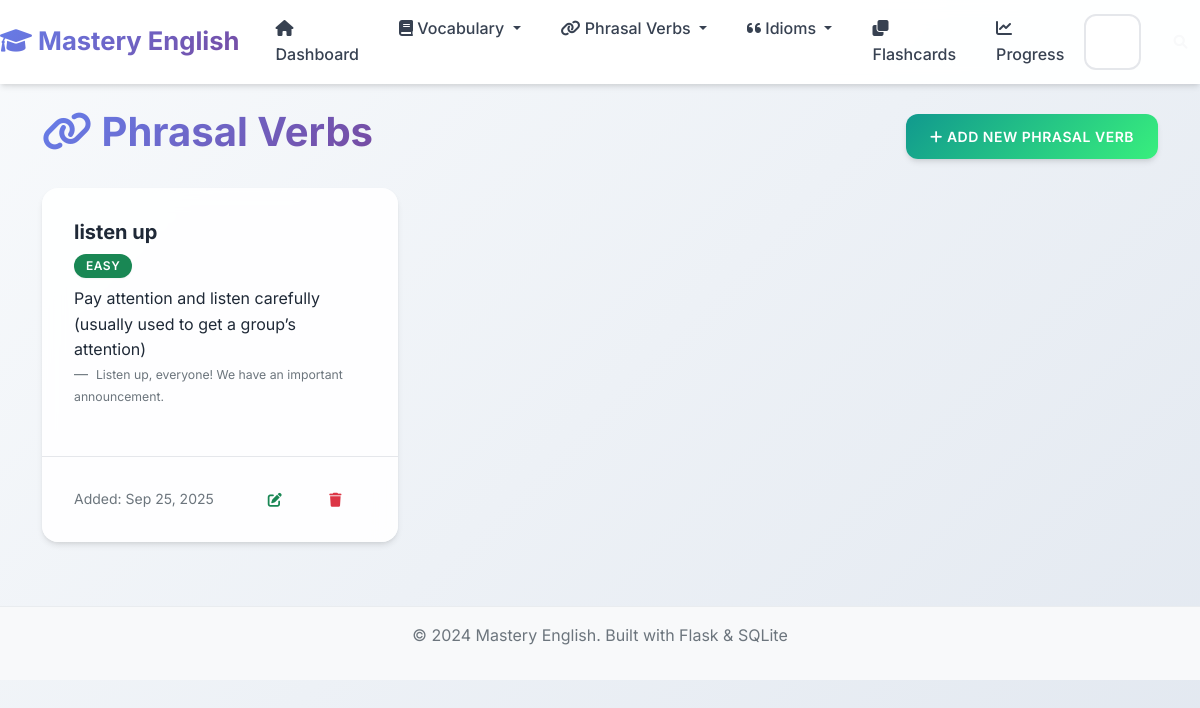
/phrasal-verbs, run on an earlier commit of the app's database.
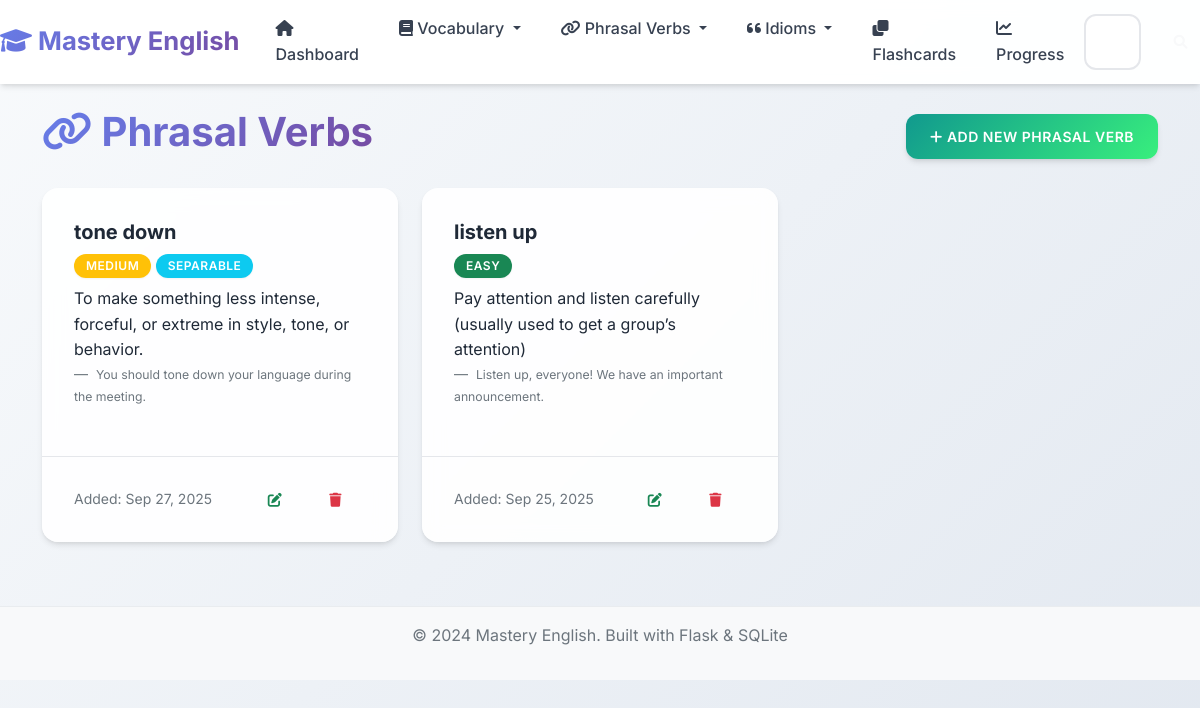
And on a later commit of the database.
### app.py (models this page shows, shortened)
class PhrasalVerb(db.Model):
    __tablename__ = 'phrasal_verbs'
    id = db.Column(db.Integer, primary_key=True)
    phrasal_verb = db.Column(db.String(100), nullable=False)
    meaning = db.Column(db.Text, nullable=False)
    example_sentence = db.Column(db.Text)
    separable = db.Column(db.Boolean, default=False)
    difficulty_level = db.Column(db.String(20), default='medium')
    date_added = db.Column(db.DateTime, default=datetime.utcnow)
    times_practiced = db.Column(db.Integer, default=0)
    last_practiced = db.Column(db.DateTime)
    mastery_level = db.Column(db.Integer, default=0)

### app.py (the view)
@app.route('/phrasal-verbs')
def phrasal_verbs_list():
    page = request.args.get('page', 1, type=int)
    phrasal_verbs = PhrasalVerb.query.order_by(PhrasalVerb.date_added.desc()).paginate(
        page=page, per_page=10, error_out=False)
    return render_template('phrasal_verbs_list.html', phrasal_verbs=phrasal_verbs)

### templates/phrasal_verbs_list.html (shortened to what this page needs)
{% extends "base.html" %}
{% block content %}
<div class="row">
    <div class="col-12">
        <div class="d-flex justify-content-between align-items-center mb-4">
            <h1>
                <i class="fas fa-link"></i> Phrasal Verbs
            </h1>
            <a href="{{ url_for('add_phrasal_verb') }}" class="btn btn-success">
                <i class="fas fa-plus"></i> Add New Phrasal Verb
            </a>
        </div>
    </div>
</div>
{% if phrasal_verbs.items %}
    <div class="row">
        {% for phrasal in phrasal_verbs.items %}
            <div class="col-md-6 col-lg-4 mb-3">
                <div class="card h-100">
                    <div class="card-body">
                        <h5 class="card-title">{{ phrasal.phrasal_verb }}</h5>
                        <span class="badge bg-{% if phrasal.difficulty_level == 'easy' %}success{% elif phrasal.difficulty_level == 'hard' %}danger{% else %}warning{% endif %} mb-2">
                            {{ phrasal.difficulty_level.title() }}
                        </span>
                        {% if phrasal.separable %}
                            <span class="badge bg-info mb-2">Separable</span>
                        {% endif %}
                        <p class="card-text">{{ phrasal.meaning }}</p>
                        {% if phrasal.example_sentence %}
                            <blockquote class="blockquote-footer">
                                <small>{{ phrasal.example_sentence }}</small>
                            </blockquote>
                        {% endif %}
                    </div>
                    <div class="card-footer bg-transparent">
                        <div class="d-flex justify-content-between align-items-center">
                            <small class="text-muted">
                                Added: {{ phrasal.date_added.strftime('%b %d, %Y') }}
                            </small>
                            <div class="btn-group" role="group">
                                <a href="{{ url_for('edit_phrasal_verb', id=phrasal.id) }}" class="btn btn-sm btn-outline-success">
                                    <i class="fas fa-edit"></i>
                                </a>
                                <button type="button" class="btn btn-sm btn-outline-danger" onclick="confirmDelete('{{ phrasal.phrasal_verb }}', '{{ url_for('delete_phrasal_verb', id=phrasal.id) }}')">
                                    <i class="fas fa-trash"></i>
                                </button>
                            </div>
                        </div>
                    </div>
                </div>
            </div>
        {% endfor %}
    </div>
{% endif %}
{% endblock %}

What changed in the data, as far as the page shows it:
added PhrasalVerb: phrasal_verb "tone down", difficulty_level "MEDIUM", separable "SEPARABLE", meaning "To make something less intense, forceful, or extreme in style, tone, or behavior.", example_sentence "You should tone down your language during the meeting.", date_added "Sep 27, 2025"
